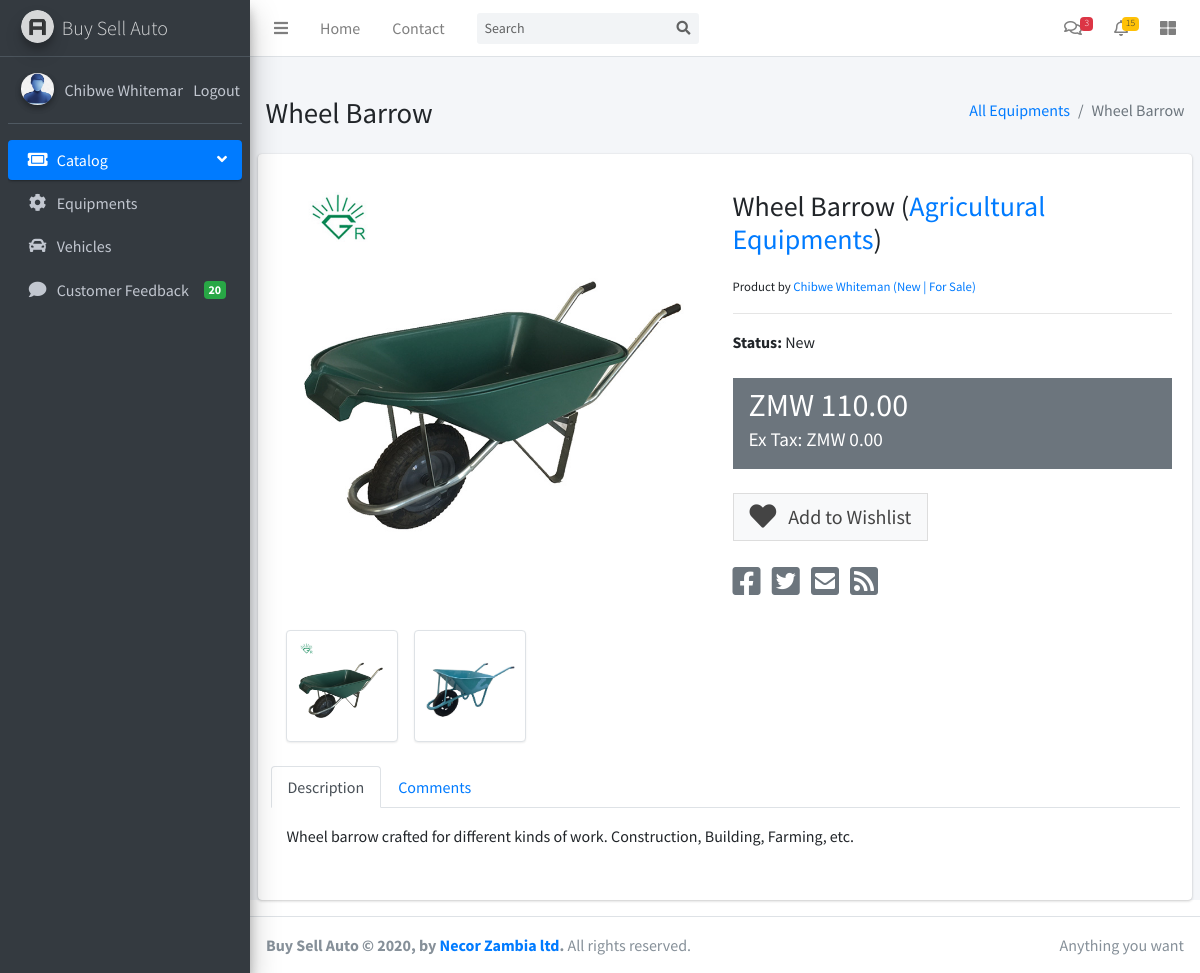
The app's page /agent/equipment/1/ (signed in) with its own data.
### store/models.py (models this page shows, shortened)
class User(AbstractUser):
    is_agent = models.BooleanField(default=False)
    is_employee = models.BooleanField(default=False)
    portfolio_site = models.URLField(blank=True)
    phone = models.CharField(max_length=60, blank=True, null=True)
    country = models.CharField('Country', max_length=60, blank=True, null=True)
    city = models.CharField('City', max_length=60, blank=True, null=True)
    postal_code = models.CharField('Postal Code', max_length=60, blank=True, null=True)
    address = models.CharField(max_length=60, blank=True, null=True)
    picture = models.ImageField(upload_to="users/pictures/%Y/%m/%d'", blank=True, null=True)
    email = models.EmailField(blank=True, null=True)
    username_validator = ASCIIUsernameValidator()
    def get_full_name(self):
        full_name = self.username
        if self.first_name and self.last_name:
            full_name = self.first_name + " " + self.last_name
        return full_name

### businessdirectory/models.py (models this page shows, shortened)
class Equipment(models.Model):
    is_equipment_model = models.BooleanField(default=True, editable=False)
    user = models.ForeignKey(User, verbose_name='Agent Name', null=True, default='', on_delete=models.CASCADE)
    equipment_type = models.ForeignKey(EquipmentType, on_delete=models.CASCADE)
    equipment_name = models.CharField(max_length=200,)
    slug = models.SlugField(unique=True, default='')
    equipment_brand = models.CharField(max_length=200, default='')
    equipment_stock = models.IntegerField(null=True, blank=True, default=1)
    equipment_sold = models.IntegerField(null=True, blank=True, default=0)
    equipment_price = models.DecimalField(decimal_places=2, max_digits=100, default=0.00)
    equipment_listing_type = models.CharField(max_length=200, verbose_name='Listing Type', default='', choices=EQUIPMENT_LISTING_TYPE)
    equipment_status = models.CharField(max_length=200, verbose_name='Equipment Status', default='', choices=EQUIPMENT_STATUS)
    equipment_description = HTMLField()
    active = models.BooleanField(default=True)

class EquipmentImage(models.Model):
    equipment = models.ForeignKey(Equipment, on_delete=models.CASCADE)
    image = models.ImageField(upload_to='equipments/images/%Y/%m/%d', null=True)
    active = models.BooleanField(default=True)
    updated_at = models.DateTimeField(auto_now=True)
    def image_tag(self):
        if self.image:
            return mark_safe('<img src="%s" style="width: 50px; height: 50px;"/>' % self.image.url)
        else:
            return 'No image found!'
    image_tag.short_description = 'Image'

class EquipmentType(models.Model):
    equipment_type = models.CharField('Equipment Type', max_length=200)
    slug = models.SlugField(unique=True, default='', db_index=True)
    def __str__(self):
        return self.equipment_type

### agents/views.py (the view)
# urls.py: path('agent/equipment/<int:pk>/', views.agent_equipment_detail, name='agent_equipment_detail'),
@agent_required
def agent_equipment_detail(request, pk):
    equipment_details = Equipment.objects.get(user=request.user, id=pk)
    return render(request, 'agents/agent_equipment_detail.html',
                  {
                      'equipment_details': equipment_details,
                  })

### store/templates/agents/agent_equipment_detail.html (shortened to what this page needs)
{% extends 'agents/base.html' %}
{% load static %}
{% block content %}
    <br>
        <section class="content-header">
        <div class="container-fluid">
            <div class="row mb-2">
                <div class="col-sm-6">
                    <h1>{{ equipment_details.equipment_name | capfirst }}</h1>
                </div>
                <div class="col-sm-6">
                    <ol class="breadcrumb float-sm-right">
                        <li class="breadcrumb-item"><a href="{% url 'agent_equipments' %}">All Equipments</a></li>
                        <li class="breadcrumb-item active">{{ equipment_details.equipment_name |capfirst }}</li>
                    </ol>
                </div>
            </div>
        </div>
    </section>
    <section class="content">
        <div class="card card-solid">
            <div class="card-body">
                <div class="row">
                    <div class="col-12 col-sm-6">
                        <div class="col-12">
                            {% for img in equipment_details.equipmentimage_set.all|slice:":1" %}
                                <img src="{{ img.image.url }}" class="product-image" alt="Product Image">
                            {% endfor %}
                        </div>
                        <div class="col-12 product-image-thumbs">
                            {% for img in equipment_details.equipmentimage_set.all %}
                                <div class="product-image-thumb"><img src="{{ img.image.url }}" alt="Product Image">
                                </div>
                            {% endfor %}
                        </div>
                    </div>
                    <div class="col-12 col-sm-6">
                        <h3 class="my-3">{{ equipment_details.equipment_name }} (<a
                                href="">{{ equipment_details.equipment_type }}</a>)</h3>
                        <p>
                            <small>Product by <a href="javascript:void(0);">
                                {% if equipment_details.user.agent.company_name is "N/A" %}
                                    {{ equipment_details.user.agent.company_name }}
                                    ({{ equipment_details.equipment_status }} |
                                    {{ equipment_details.equipment_listing_type }})
                                {% else %}
                                    {{ equipment_details.user.get_full_name }}
                                    ({{ equipment_details.equipment_status }} |
                                    {{ equipment_details.equipment_listing_type }})
                                {% endif %}
                            </a></small>
                        </p>
                        <hr>
                        <p><b>Status:</b> {{ equipment_details.equipment_status }}</p>
                        <div class="bg-gray py-2 px-3 mt-4">
                            <h2 class="mb-0">
                                ZMW {{ equipment_details.equipment_price }}
                            </h2>
                            <h4 class="mt-0">
                                <small>Ex Tax: ZMW 0.00</small>
                            </h4>
                        </div>
                        <div class="mt-4">
                            <div class="btn btn-default btn-lg btn-flat">
                                <i class="fas fa-heart fa-lg mr-2"></i>
                                Add to Wishlist
                            </div>
                        </div>
                        <div class="mt-4 product-share">
                            <a href="#" class="text-gray">
                                <i class="fab fa-facebook-square fa-2x"></i>
                            </a>
                            <a href="#" class="text-gray">
                                <i class="fab fa-twitter-square fa-2x"></i>
                            </a>
                            <a href="#" class="text-gray">
                                <i class="fas fa-envelope-square fa-2x"></i>
                            </a>
                            <a href="#" class="text-gray">
                                <i class="fas fa-rss-square fa-2x"></i>
                            </a>
                        </div>
                    </div>
                </div>
                <div class="row mt-4">
                    <nav class="w-100">
                        <div class="nav nav-tabs" id="product-tab" role="tablist">
                            <a class="nav-item nav-link active" id="product-desc-tab" data-toggle="tab"
                               href="#product-desc" role="tab" aria-controls="product-desc" aria-selected="true">Description</a>
                            <a class="nav-item nav-link" id="product-comments-tab" data-toggle="tab"
                               href="#product-comments" role="tab" aria-controls="product-comments"
                               aria-selected="false">Comments</a>
                        </div>
                    </nav>
                    <div class="tab-content p-3" id="nav-tabContent">
                        <div class="tab-pane fade show active" id="product-desc" role="tabpanel"
                             aria-labelledby="product-desc-tab">
                            {{ equipment_details.equipment_description | safe }}
                        </div>
                    </div>
                </div>
            </div>
        </div>
    </section>
{% endblock %}

### store/templates/agents/base.html (shortened to what this page needs)
{% load staticfiles %}
<!DOCTYPE html>
<html lang="en">
<head>
    <link rel="stylesheet" href="{% static 'agents/plugins/fontawesome-free/css/all.min.css' %}">
    <link rel="stylesheet" href="{% static 'agents/plugins/overlayScrollbars/css/OverlayScrollbars.min.css' %}">
    <link rel="stylesheet" href="{% static 'agents/dist/css/adminlte.min.css' %}">
</head>
<body class="hold-transition sidebar-mini">
<div class="wrapper">
    <nav class="main-header navbar navbar-expand navbar-white navbar-light">
        <ul class="navbar-nav">
            <li class="nav-item">
                <a class="nav-link" data-widget="pushmenu" href="#" role="button"><i class="fas fa-bars"></i></a>
            </li>
            <li class="nav-item d-none d-sm-inline-block">
                <a href="{% url 'agentdashboard' %}" class="nav-link">Home</a>
            </li>
            <li class="nav-item d-none d-sm-inline-block">
                <a href="#" class="nav-link">Contact</a>
            </li>
        </ul>
        <form class="form-inline ml-3">
            <div class="input-group input-group-sm">
                <input class="form-control form-control-navbar" type="search" placeholder="Search" aria-label="Search">
                <div class="input-group-append">
                    <button class="btn btn-navbar" type="submit">
                        <i class="fas fa-search"></i>
                    </button>
                </div>
            </div>
        </form>
        <ul class="navbar-nav ml-auto">
            <li class="nav-item dropdown">
                <a class="nav-link" data-toggle="dropdown" href="#">
                    <i class="far fa-comments"></i>
                    <span class="badge badge-danger navbar-badge">3</span>
                </a>
            </li>
            <li class="nav-item dropdown">
                <a class="nav-link" data-toggle="dropdown" href="#">
                    <i class="far fa-bell"></i>
                    <span class="badge badge-warning navbar-badge">15</span>
                </a>
            </li>
            <li class="nav-item">
                <a class="nav-link" data-widget="control-sidebar" data-slide="true" href="#" role="button"><i
                        class="fas fa-th-large"></i></a>
            </li>
        </ul>
    </nav>
    <aside class="main-sidebar sidebar-dark-primary elevation-4">
        <a href="{% url 'agentdashboard' %}" class="brand-link">
            <img src="{% static 'agents/dist/img/AdminLTELogo.png' %}" alt="AdminLTE Logo"
                 class="brand-image img-circle elevation-3"
                 style="opacity: .8">
            <span class="brand-text font-weight-light">Buy Sell Auto</span>
        </a>
        <div class="sidebar">
            <div class="user-panel mt-3 pb-3 mb-3 d-flex">
                <div class="image">
                    <img src="
                    {% if request.user.picture %}
                        {{ request.user.picture.url }}
                    {% else %}
                        {% static 'agents/dist/img/user-avata.png' %}
                    {% endif %}
                    " class="img-circle elevation-2" alt="User Image">
                </div>
                <div class="info">
                    <a href="{% url 'agent_profile' %}" class="d-block">{{ request.user.get_full_name | capfirst }}</a>
                </div><hr>
            <div class="info">
                    <a href="{% url 'logout' %}" class="d-block">Logout</a>
                </div>
            </div>
            <nav class="mt-2">
                <ul class="nav nav-pills nav-sidebar flex-column" data-widget="treeview" role="menu"
                    data-accordion="false">
                    <li class="nav-item has-treeview menu-open">
                        <a href="#" class="nav-link active">
                            <i class="nav-icon fas fa-ticket-alt"></i>
                            <p>
                                Catalog
                                <i class="right fas fa-angle-left"></i>
                            </p>
                        </a>
                        <ul class="nav nav-treeview">
                            <li class="nav-item">
                                <a href="{% url 'agent_equipments' %}" class="nav-link">
                                    <i class="fa fa-cog nav-icon"></i>
                                    <p>Equipments</p>
                                </a>
                            </li>
                            <li class="nav-item">
                                <a href="{% url 'agent_vehicles' %}" class="nav-link">
                                    <i class="fa fa-car nav-icon"></i>
                                    <p>Vehicles</p>
                                </a>
                            </li>
                        </ul>
                    </li>
                    <li class="nav-item">
                        <a href="#" class="nav-link">
                            <i class="nav-icon fa fa-comment"></i>
                            <p>
                                Customer Feedback
                                <span class="right badge badge-success">20</span>
                            </p>
                        </a>
                    </li>
                </ul>
            </nav>
        </div>
    </aside>
    <div class="content-wrapper">
        {% block content %}
        {% endblock %}
    </div>
    {% block footer %}
        <footer class="main-footer">
            <div class="float-right d-none d-sm-inline">
                Anything you want
            </div>
            <strong>Buy Sell Auto &copy; {% now 'Y' %}, by <a href="https://necor.co.zm">Necor Zambia ltd</a>.</strong> All rights
            reserved.
        </footer>
    {% endblock %}
</div>
</body>
</html>

### records on screen
User: user.get_full_name "Chibwe…"
Equipment: equipment_name "Wheel Barrow", equipment_type "Agricultural Equipments", user.get_full_name "Chibwe Whiteman", equipment_status "New", equipment_listing_type "For Sale", equipment_price "110.00", equipment_description "Wheel barrow crafted for different kinds of work. Construction, Building, Farming, etc."
EquipmentImage: image (picture)
EquipmentImage: image (picture)
